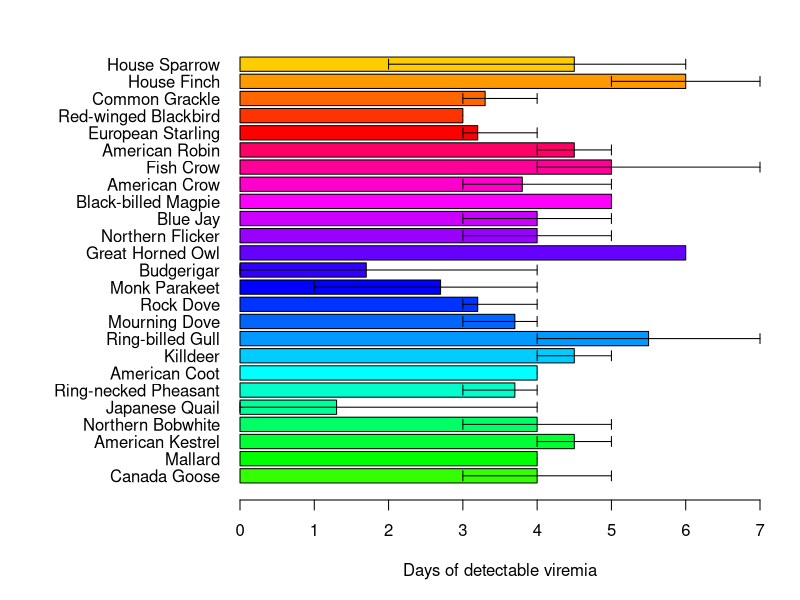
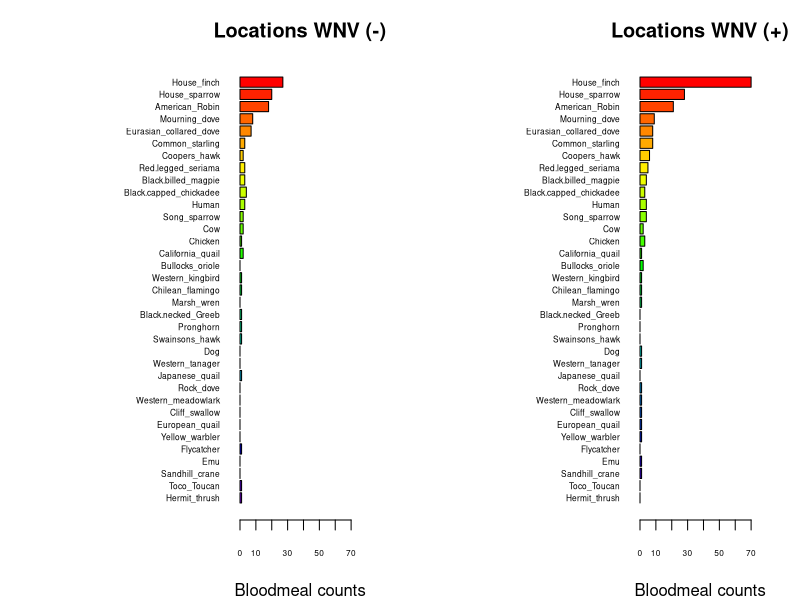

Source code (R) for these figures, in order:
## ---- chunk 1
knitr::opts_chunk$set(echo = TRUE)
## ---- chunk 2
# Manually transcribe duration (mean, lo, hi) from the last table column
duration <- data.frame(
  Bird = c("Canada Goose","Mallard", 
           "American Kestrel","Northern Bobwhite",
           "Japanese Quail","Ring-necked Pheasant",
           "American Coot","Killdeer",
           "Ring-billed Gull","Mourning Dove",
           "Rock Dove","Monk Parakeet",
           "Budgerigar","Great Horned Owl",
           "Northern Flicker","Blue Jay",
           "Black-billed Magpie","American Crow",
           "Fish Crow","American Robin",
           "European Starling","Red-winged Blackbird",
           "Common Grackle","House Finch","House Sparrow"),
  mean = c(4.0,4.0,4.5,4.0,1.3,3.7,4.0,4.5,5.5,3.7,3.2,2.7,1.7,6.0,4.0,
           4.0,5.0,3.8,5.0,4.5,3.2,3.0,3.3,6.0,4.5),
  lo   = c(3,4,4,3,0,3,4,4,4,3,3,1,0,6,3,
           3,5,3,4,4,3,3,3,5,2),
  hi   = c(5,4,5,5,4,4,4,5,7,4,4,4,4,6,5,
           5,5,5,7,5,4,3,4,7,6)
)

# Choose some colors
cols <- c(rainbow(30)[c(10:29,1:5)])  # rainbow colors

# horizontal barplot
par(mar=c(5,12,2,2))  # wider left margin for names
bp <- barplot(duration$mean, horiz=TRUE, names.arg=duration$Bird,
              las=1, col=cols, xlab="Days of detectable viremia", xlim=c(0,7))

# add error bars
arrows(duration$lo, bp, duration$hi, bp,
       angle=90, code=3, length=0.05, col="black", xpd=TRUE)
## ---- chunk 3
## import counts_matrix: data.frame with column 'loc_positives' (0/1) and host columns 'host_*'
counts_matrix <- read.csv("./bloodmeal_plusWNV_for_BIOL3070.csv")

## 1) Identify host columns
host_cols <- grep("^host_", names(counts_matrix), value = TRUE)

if (length(host_cols) == 0) {
  stop("No columns matching '^host_' were found in counts_matrix.")
}

## 2) Ensure loc_positives is present and has both levels 0 and 1 where possible
counts_matrix$loc_positives <- factor(counts_matrix$loc_positives, levels = c(0, 1))

## 3) Aggregate host counts by loc_positives
agg <- stats::aggregate(
  counts_matrix[, host_cols, drop = FALSE],
  by = list(loc_positives = counts_matrix$loc_positives),
  FUN = function(x) sum(as.numeric(x), na.rm = TRUE)
)

## make sure both rows exist; if one is missing, add a zero row
need_levels <- setdiff(levels(counts_matrix$loc_positives), as.character(agg$loc_positives))
if (length(need_levels)) {
  zero_row <- as.list(rep(0, length(host_cols)))
  names(zero_row) <- host_cols
  for (lv in need_levels) {
    agg <- rbind(agg, c(lv, zero_row))
  }
  ## restore proper type
  agg$loc_positives <- factor(agg$loc_positives, levels = c("0","1"))
  ## coerce numeric host cols (they may have become character after rbind)
  for (hc in host_cols) agg[[hc]] <- as.numeric(agg[[hc]])
  agg <- agg[order(agg$loc_positives), , drop = FALSE]
}

## 4) Decide species order (overall abundance, descending)
overall <- colSums(agg[, host_cols, drop = FALSE], na.rm = TRUE)
host_order <- names(sort(overall, decreasing = TRUE))
species_labels <- rev(sub("^host_", "", host_order))  # nicer labels

## 5) Build count vectors for each panel in the SAME order
counts0 <- rev(as.numeric(agg[agg$loc_positives == 0, host_order, drop = TRUE]))
counts1 <- rev(as.numeric(agg[agg$loc_positives == 1, host_order, drop = TRUE]))

## 6) Colors: reuse your existing 'cols' if it exists and is long enough; otherwise generate
if (exists("cols") && length(cols) >= length(host_order)) {
  species_colors <- setNames(cols[seq_along(host_order)], species_labels)
} else {
  species_colors <- setNames(rainbow(length(host_order) + 10)[seq_along(host_order)], species_labels)
}

## 7) Shared x-limit for comparability
xmax <- max(c(counts0, counts1), na.rm = TRUE)
xmax <- if (is.finite(xmax)) xmax else 1
xlim_use <- c(0, xmax * 1.08)

## 8) Plot: two horizontal barplots with identical order and colors
op <- par(mfrow = c(1, 2),
          mar = c(4, 12, 3, 2),  # big left margin for species names
          xaxs = "i")           # a bit tighter axis padding

## Panel A: No WNV detected (loc_positives = 0)
barplot(height = counts0,
        names.arg = species_labels, 
        cex.names = .5,
        cex.axis = .5,
        col = rev(unname(species_colors[species_labels])),
        horiz = TRUE,
        las = 1,
        xlab = "Bloodmeal counts",
        main = "Locations WNV (-)",
        xlim = xlim_use)

## Panel B: WNV detected (loc_positives = 1)
barplot(height = counts1,
        names.arg = species_labels, 
        cex.names = .5,
        cex.axis = .5,
        col = rev(unname(species_colors[species_labels])),
        horiz = TRUE,
        las = 1,
        xlab = "Bloodmeal counts",
        main = "Locations WNV (+)",
        xlim = xlim_use)

par(op)

## Keep the colors mapping for reuse elsewhere
host_species_colors <- species_colors
## ---- chunk 4
#glm with house finch alone against binary +/_
glm1 <- glm(loc_positives ~ host_House_finch,
            data = counts_matrix,
            family = binomial)
summary(glm1)

#glm with house-finch alone against positivity rate
glm2 <- glm(loc_rate ~ host_House_finch,
            data = counts_matrix)
summary(glm2)
